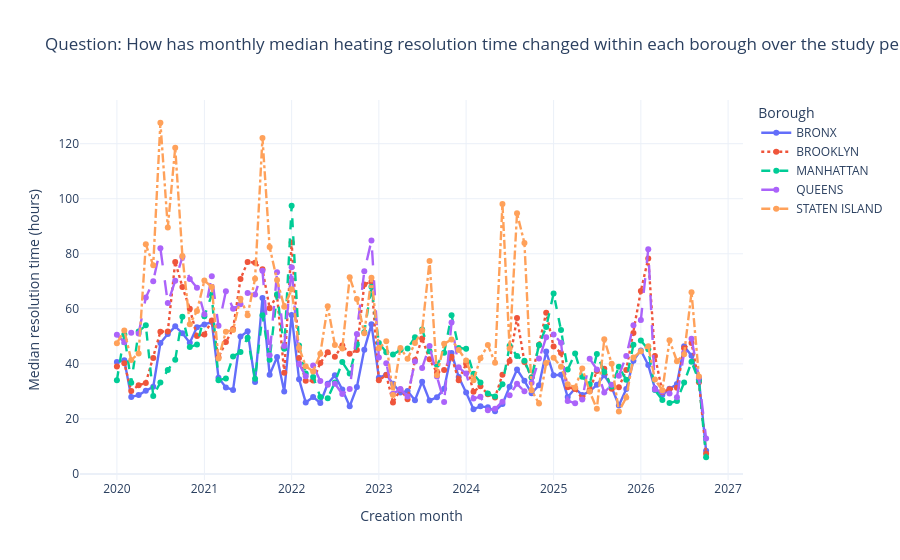

The notebook cell this image was saved under:
### Code cell
question = "Question: How has monthly median heating resolution time changed within each borough over the study period?"
monthly_borough = (
    cleaned_modeling_df.assign(created_month_start=cleaned_modeling_df["created_dt"].dt.to_period("M").dt.to_timestamp())
    .groupby(["created_month_start", BOROUGH], as_index=False)
    .agg(requests=("resolution_hours", "size"), median_hours=("resolution_hours", "median"))
    .sort_values([BOROUGH, "created_month_start"])
)
fig = px.line(
    monthly_borough, x="created_month_start", y="median_hours", color=BOROUGH, line_dash=BOROUGH,
    markers=True, hover_data={"requests": ":,", "median_hours": ":.2f"},
    labels={"created_month_start": "Creation month", "median_hours": "Median resolution time (hours)"},
    title=question,
)
fig.update_traces(line={"width": LINE_WIDTH}, marker={"size": MARKER_SIZE})
fig.update_layout(template=PLOT_TEMPLATE, hovermode="x unified", legend_title_text="Borough")
fig.show()
